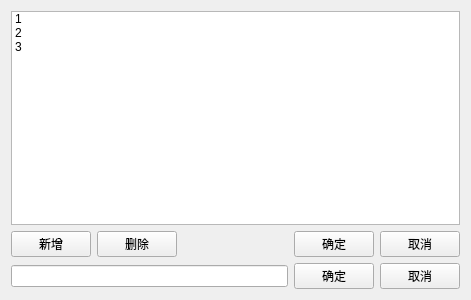
<?xml version="1.0" encoding="UTF-8"?>
<ui version="4.0">
 <class>BlogClassifyDialog</class>
 <widget class="QWidget" name="BlogClassifyDialog">
  <property name="geometry">
   <rect>
    <x>0</x>
    <y>0</y>
    <width>471</width>
    <height>300</height>
   </rect>
  </property>
  <property name="windowTitle">
   <string>Form</string>
  </property>
  <layout class="QVBoxLayout" name="verticalLayout">
   <item>
    <widget class="QListWidget" name="listWidget">
     <item>
      <property name="text">
       <string>1</string>
      </property>
     </item>
     <item>
      <property name="text">
       <string>2</string>
      </property>
     </item>
     <item>
      <property name="text">
       <string>3</string>
      </property>
     </item>
    </widget>
   </item>
   <item>
    <layout class="QHBoxLayout" name="manage_classify">
     <item>
      <widget class="QPushButton" name="add">
       <property name="text">
        <string>新增</string>
       </property>
      </widget>
     </item>
     <item>
      <widget class="QPushButton" name="delete_item">
       <property name="text">
        <string>删除</string>
       </property>
      </widget>
     </item>
     <item>
      <spacer name="horizontalSpacer">
       <property name="orientation">
        <enum>Qt::Horizontal</enum>
       </property>
       <property name="sizeHint" stdset="0">
        <size>
         <width>40</width>
         <height>20</height>
        </size>
       </property>
      </spacer>
     </item>
     <item>
      <widget class="QPushButton" name="save">
       <property name="text">
        <string>确定</string>
       </property>
      </widget>
     </item>
     <item>
      <widget class="QPushButton" name="cancel_save">
       <property name="text">
        <string>取消</string>
       </property>
      </widget>
     </item>
    </layout>
   </item>
   <item>
    <layout class="QHBoxLayout" name="input_classify_name">
     <item>
      <widget class="QLineEdit" name="lineEdit"/>
     </item>
     <item>
      <widget class="QPushButton" name="sure_input">
       <property name="text">
        <string>确定</string>
       </property>
      </widget>
     </item>
     <item>
      <widget class="QPushButton" name="cancel_input">
       <property name="text">
        <string>取消</string>
       </property>
      </widget>
     </item>
    </layout>
   </item>
  </layout>
 </widget>
 <resources/>
 <connections/>
</ui>
